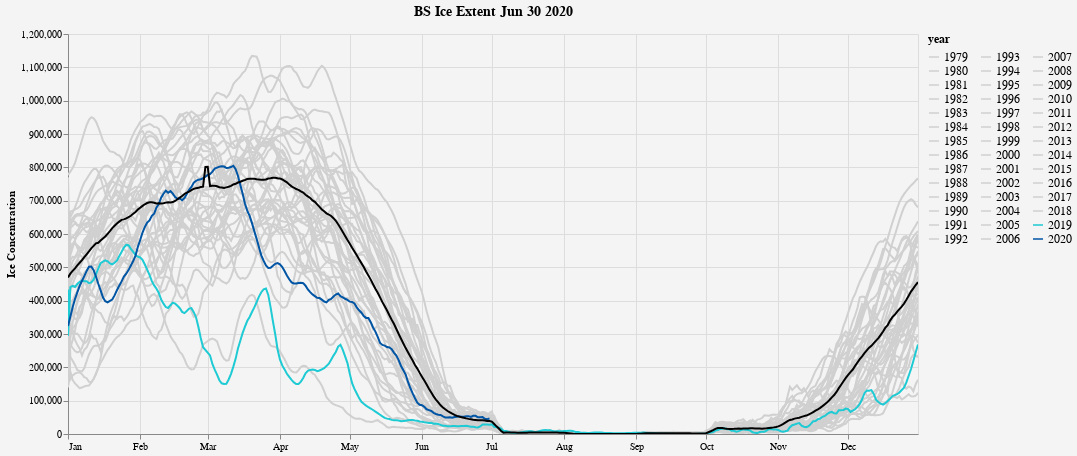

This figure's notebook cell:
### Code cell
options = {'width': 150, 'height': 150}
allcharts = make_chart(base_chart, 'BS', options)

allcharts_final = allcharts.properties(
    background='#f4f4f4',
    title=f"BS Ice Extent {datestamp.strftime('%b %d %Y')}"
).configure(
# fix that pesky title
    title=alt.TitleConfig(fontSize=14, anchor='middle', offset=10),
    legend=alt.LegendConfig(labelFontSize=12, titleFontSize=12, symbolSize=100, offset=10)
)

allcharts_final

### Figure 1 — Vega-Lite specification as saved in the notebook (floating-point values rounded to 4 significant figures; data arrays with more than 128 entries replaced by an {"elided": "..."} marker saying what was removed)
{"config": {"view": {"continuousWidth": 400, "continuousHeight": 300}, "legend": {"labelFontSize": 12, "offset": 10, "symbolSize": 100, "titleFontSize": 12}, "title": {"anchor": "middle", "fontSize": 14, "offset": 10}}, "layer": [{"mark": {"type": "line", "clip": true, "color": "grey"}, "encoding": {"color": {"type": "nominal", "field": "year", "legend": {"columns": 3, "symbolLimit": 45}, "scale": {"domain": [1979, 1980, 1981, 1982, 1983, 1984, 1985, 1986, 1987, 1988, 1989, 1990, 1991, 1992, 1993, 1994, 1995, 1996, 1997, 1998, 1999, 2000, 2001, 2002, 2003, 2004, 2005, 2006, 2007, 2008, 2009, 2010, 2011, 2012, 2013, 2014, 2015, 2016, 2017, 2018, 2019, 2020], "range": ["#D0D0D0", "#D0D0D0", "#D0D0D0", "#D0D0D0", "#D0D0D0", "#D0D0D0", "#D0D0D0", "#D0D0D0", "#D0D0D0", "#D0D0D0", "#D0D0D0", "#D0D0D0", "#D0D0D0", "#D0D0D0", "#D0D0D0", "#D0D0D0", "#D0D0D0", "#D0D0D0", "#D0D0D0", "#D0D0D0", "#D0D0D0", "#D0D0D0", "#D0D0D0", "#D0D0D0", "#D0D0D0", "#D0D0D0", "#D0D0D0", "#D0D0D0", "#D0D0D0", "#D0D0D0", "#D0D0D0", "#D0D0D0", "#D0D0D0", "#D0D0D0", "#D0D0D0", "#D0D0D0", "#D0D0D0", "#D0D0D0", "#D0D0D0", "#D0D0D0", "#1ECAD3", "#0055A4"]}}, "opacity": {"condition": {"value": 1, "selection": "selector001"}, "value": 0}, "x": {"type": "temporal", "axis": {"format": "%b"}, "field": "DateTime", "timeUnit": "monthdate", "title": ""}, "y": {"type": "quantitative", "field": "ice_conc", "title": "Ice Concentration"}}, "height": 400, "selection": {"selector001": {"type": "single", "fields": ["year"], "empty": "all", "bind": "legend"}}, "width": 850}, {"mark": {"type": "line", "clip": true, "color": "black"}, "encoding": {"x": {"type": "temporal", "field": "DateTime", "timeUnit": "monthdate"}, "y": {"type": "quantitative", "aggregate": "mean", "field": "ice_conc"}}, "transform": [{"filter": {"field": "year", "lte": 2014}}]}], "background": "#f4f4f4", "data": {"name": "data-039cde29a6b545c64e2f2e642e818ebe"}, "title": "BS Ice Extent Jun 30 2020", "$schema": "https://vega.github.io/schema/vega-lite/v4.8.1.json", "datasets": {"data-039cde29a6b545c64e2f2e642e818ebe": {"elided": "15118 records"}}}
